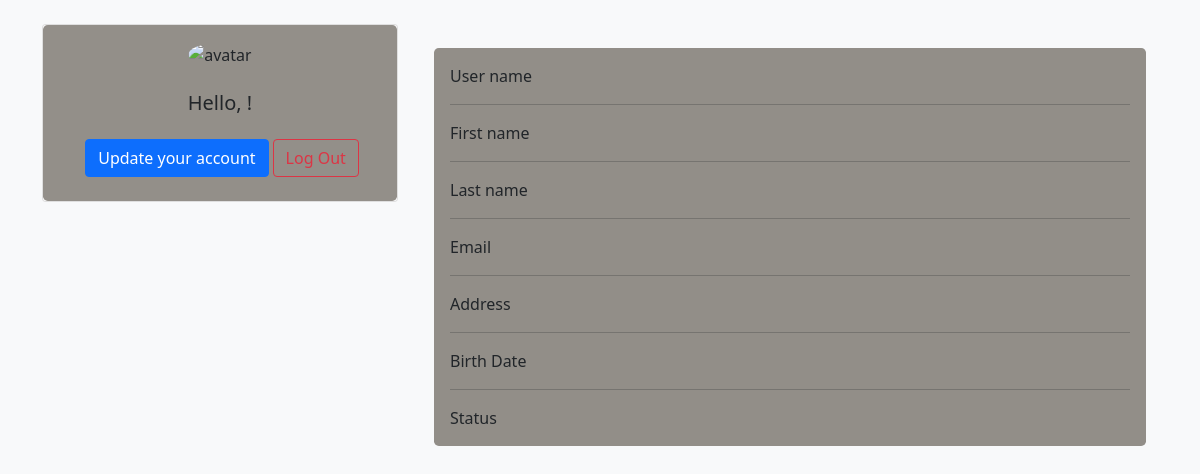
Before: /user_panel/user.php with the older database file.
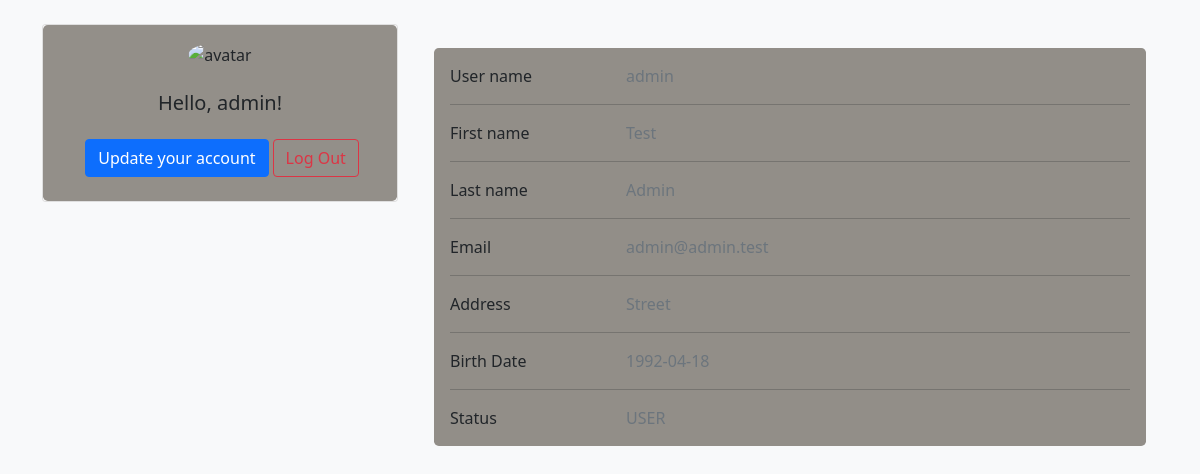
After: the same page with the newer database file.
### tables this page shows
CREATE TABLE `users` (
  `id` int(11) NOT NULL,
  `user_name` varchar(50) NOT NULL,
  `password` varchar(255) NOT NULL,
  `first_name` varchar(50) NOT NULL,
  `last_name` varchar(50) NOT NULL,
  `email` varchar(255) NOT NULL,
  `address` varchar(255) NOT NULL,
  `birth_date` date NOT NULL,
  `photo` varchar(255) DEFAULT NULL,
  `status` enum('USER','ADMIN') NOT NULL DEFAULT 'USER',
  `user_allowed` enum('allowed','banned') DEFAULT NULL
);

### user_panel/user.php (the view, shortened to what this page needs)
<?php
require_once '../components/db_connect.php';
$query = "SELECT * FROM users";
$result = mysqli_query($connect, $query);
$row = mysqli_fetch_assoc($result);
$user_name = $row['user_name'];
$first_name = $row['first_name'];
$last_name = $row['last_name'];
$email = $row['email'];
$address = $row['address'];
$birth_date = $row['birth_date'];
$status = $row['status'];
?>
<!DOCTYPE html>
<html lang="en">
<head>
    <?php require_once '../components/boot.php' ?>
</head>
<body class="bg-light">
    <div class="container py-4 h100">
        <div class="row">
            <div class="col-lg-4">
                <div class="card mb-4">
                    <div class="card-body text-center rounded-3" style="  background-color: rgba(127, 123, 116, 0.8431372549);">
                        <img src="../pictures/?= $picture ?>" alt="avatar" class="rounded-circle img-fluid" style="width: 150px;">
                        <h5 class="my-4">Hello, <?= $user_name ?>!</h5>
                        <div class="d-flex justify-content-center mb-2">
                            <a class=" btn btn-primary ms-1" href="update.php?id=<?= $_SESSION['user'] ?>">Update your account</a>
                            <a class="btn btn-outline-danger ms-1" href="logout.php?logout">Log Out</a>
                        </div>
                    </div>
                </div>
            </div>
            <div class="col-lg-8 p-4">
                <div class="card-body rounded-3" style="  background-color: rgba(127, 123, 116, 0.8431372549);">
                <div class="row">
                        <div class="col-sm-3">
                            <p class="mb-0">User name</p>
                        </div>
                        <div class="col-sm-9">
                            <p class="text-muted mb-0"><?= $user_name ?></p>
                        </div>
                    </div>
                    <hr>
                     <div class="row">
                        <div class="col-sm-3">
                            <p class="mb-0">First name</p>
                        </div>
                        <div class="col-sm-9">
                            <p class="text-muted mb-0"><?= $first_name ?></p>
                        </div>
                    </div>
                    <hr>
                    <div class="row">
                        <div class="col-sm-3">
                            <p class="mb-0">Last name</p>
                        </div>
                        <div class="col-sm-9">
                            <p class="text-muted mb-0"><?= $last_name ?></p>
                        </div>
                    </div>
                    <hr>
                    <div class="row">
                        <div class="col-sm-3">
                            <p class="mb-0">Email</p>
                        </div>
                        <div class="col-sm-9">
                            <p class="text-muted mb-0"><?= $email ?></p>
                        </div>
                    </div>
                    <hr>
                    <div class="row">
                        <div class="col-sm-3">
                            <p class="mb-0">Address</p>
                        </div>
                        <div class="col-sm-9">
                            <p class="text-muted mb-0"><?= $address ?></p>
                        </div>
                    </div>
                    <hr>
                    <div class="row">
                        <div class="col-sm-3">
                            <p class="mb-0">Birth Date</p>
                        </div>
                        <div class="col-sm-9">
                            <p class="text-muted mb-0"><?= $birth_date ?></p>
                        </div>
                    </div>
                    <hr>
                    <div class="row">
                        <div class="col-sm-3">
                            <p class="mb-0">Status</p>
                        </div>
                        <div class="col-sm-9">
                            <p class="text-muted mb-0"><?= $status ?></p>
                        </div>
                    </div>
</body>
</html>

Changed rows visible on the page:
added users: user_name "admin", first_name "Test", last_name "Admin", email "admin@admin.test", address "Street", birth_date "1992-04-18", status "USER"
